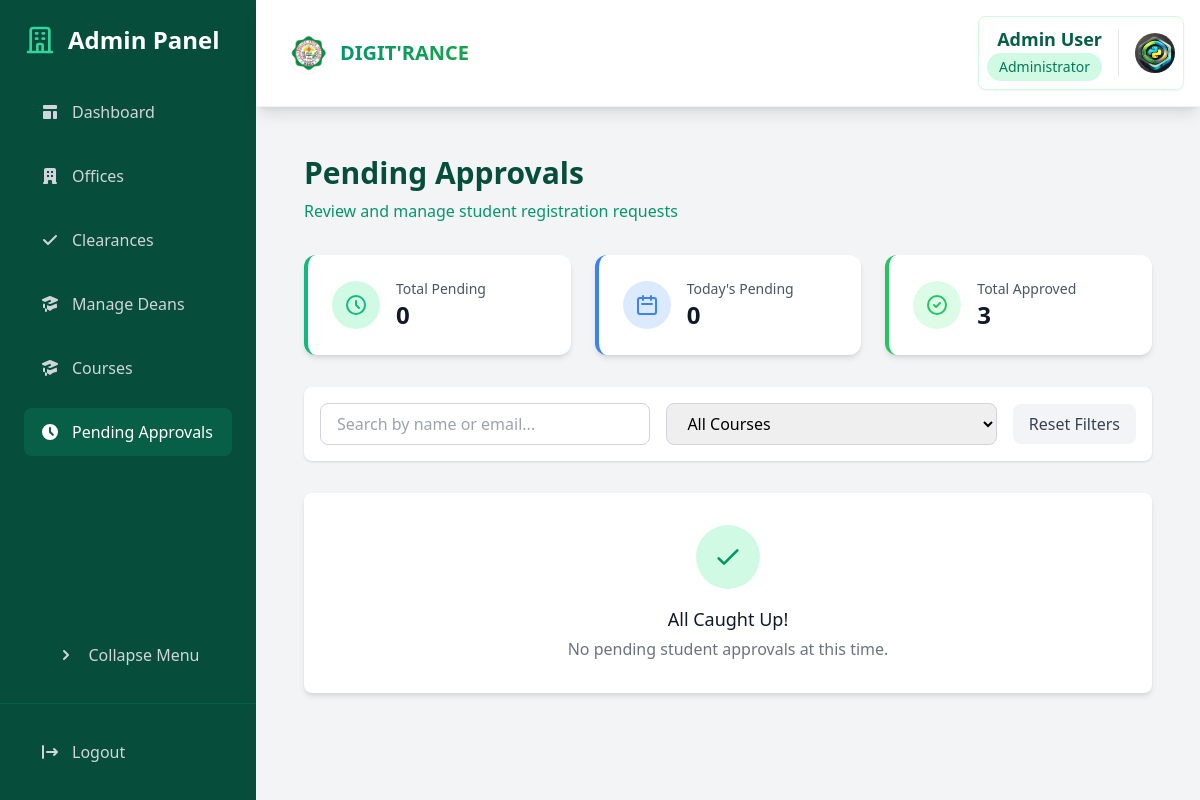
Before: /dashboard/admin/pending-approvals/ (signed in) with the older database file.
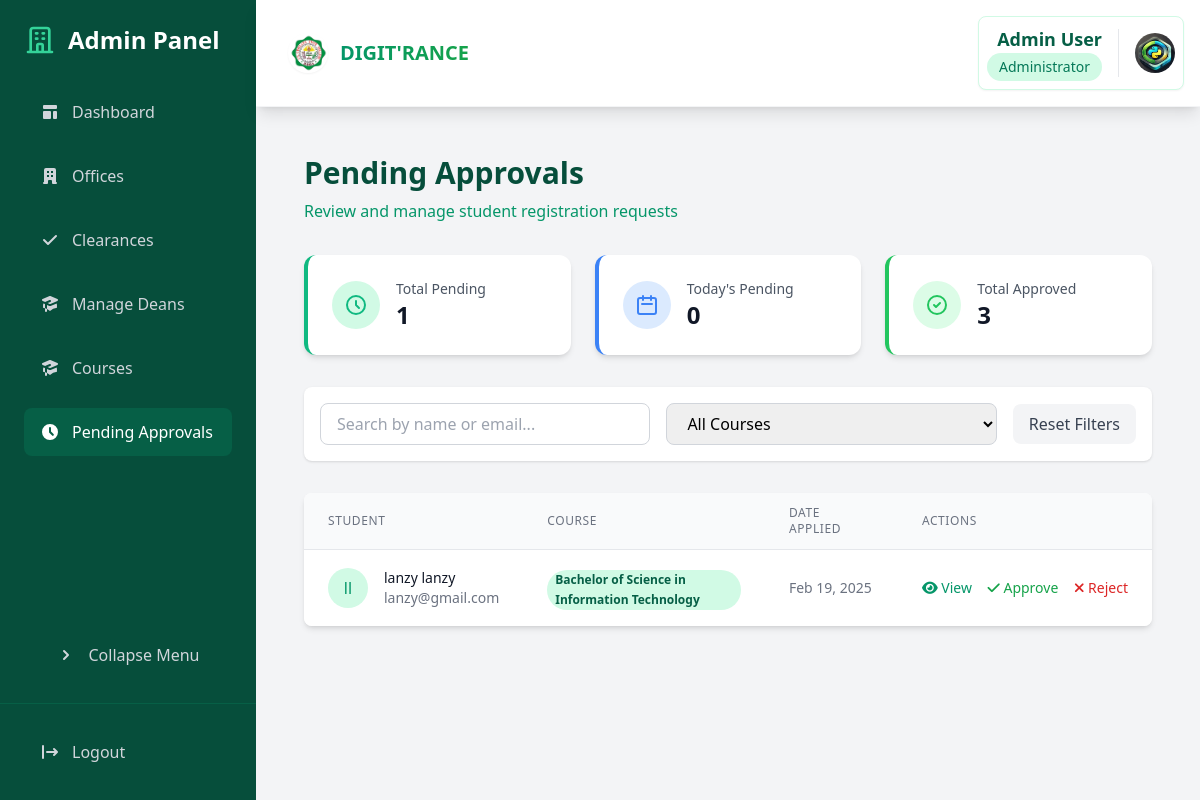
After: the same page with the newer database file.
### core/models.py (models this page shows, shortened)
class Student(models.Model):
    student_id = models.CharField(max_length=20, unique=True)
    user = models.OneToOneField(User, on_delete=models.CASCADE)
    course = models.ForeignKey(Course, on_delete=models.PROTECT)
    year_level = models.IntegerField()
    is_boarder = models.BooleanField(default=False)
    created_at = models.DateTimeField(auto_now_add=True)
    program_chair = models.ForeignKey(ProgramChair, on_delete=models.SET_NULL, null=True, blank=True, related_name="students")
    dormitory_owner = models.ForeignKey(Staff, on_delete=models.SET_NULL, null=True, blank=True, related_name="students_dorm", limit_choices_to={'is_dormitory_owner': True})
    is_approved = models.BooleanField(default=False)
    approval_date = models.DateTimeField(null=True, blank=True)
    approval_admin = models.ForeignKey(User, on_delete=models.SET_NULL, null=True, blank=True, related_name='approved_students')
    profile_picture = models.ImageField(
        upload_to='student_profiles/',
        null=True,
        blank=True
    )

class Course(models.Model):
    code = models.CharField(max_length=10, unique=True)  # e.g., BSIT, BPED
    name = models.CharField(max_length=100)  # e.g., Bachelor of Science in Information Technology
    dean = models.ForeignKey(Dean, on_delete=models.CASCADE, related_name='courses')
    is_active = models.BooleanField(default=True)  # To mark if course is currently offered
    created_at = models.DateTimeField(auto_now_add=True)
    updated_at = models.DateTimeField(auto_now=True)
    class Meta:
        ordering = ['code']

### core/views.py (the view)
# urls.py: path('dashboard/admin/pending-approvals/', views.admin_pending_approvals, name='admin_pending_approvals'),
@login_required
@user_passes_test(lambda u: u.is_superuser)
def admin_pending_approvals(request):
    pending_approvals = Student.objects.filter(
        is_approved=False,
        user__is_active=False
    ).select_related('user', 'course').order_by('-user__date_joined')
    stats = {
        'total_pending': pending_approvals.count(),
        'today_pending': pending_approvals.filter(
            user__date_joined__date=timezone.now().date()
        ).count(),
        'total_approved': Student.objects.filter(is_approved=True).count(),
    }
    context = {
        'pending_approvals': pending_approvals,
        'stats': stats,
        'courses': Course.objects.all(),
    }
    return render(request, 'admin/pending_approvals.html', context)

### core/models.py (called while the page is built)
    def get_profile_picture_url(self):
        if self.profile_picture and hasattr(self.profile_picture, 'url'):
            return self.profile_picture.url
        return static('img/default-profile.png')

### templates/admin/pending_approvals.html (shortened to what the changed rows need)
{% extends 'base.html' %}
{% load static %}
{% block content %}
<div class="p-6 space-y-8">
    <div class="mb-8">
        <h1 class="text-3xl font-bold text-emerald-900">Pending Approvals</h1>
    </div>
    <div class="grid grid-cols-1 md:grid-cols-3 gap-6 mb-8">
        <div class="bg-white rounded-xl shadow-md p-6 border-l-4 border-emerald-500">
            <div class="flex items-center">
                <div>
                    <p class="text-sm text-gray-600">Total Pending</p>
                    <p class="text-2xl font-bold text-gray-900 total-pending">{{ stats.total_pending }}</p>
                </div>
            </div>
        </div>
    </div>
    <div class="bg-white shadow-md rounded-lg overflow-hidden">
        {% if pending_approvals %}
        <table class="min-w-full divide-y divide-gray-200">
            <thead class="bg-gray-50">
                <tr>
                    <th class="px-6 py-3 text-left text-xs font-medium text-gray-500 uppercase tracking-wider">Student</th>
                    <th class="px-6 py-3 text-left text-xs font-medium text-gray-500 uppercase tracking-wider">Course</th>
                    <th class="px-6 py-3 text-left text-xs font-medium text-gray-500 uppercase tracking-wider">Date Applied</th>
                    <th class="px-6 py-3 text-left text-xs font-medium text-gray-500 uppercase tracking-wider">Actions</th>
                </tr>
            </thead>
            <tbody class="bg-white divide-y divide-gray-200">
                {% for student in pending_approvals %}
                <tr id="student-row-{{ student.id }}" class="hover:bg-gray-50">
                    <td class="px-6 py-4">
                        <div class="flex items-center">
                            <div class="flex-shrink-0 h-10 w-10">
                                <div class="h-10 w-10 rounded-full bg-emerald-100 flex items-center justify-center">
                                    <span class="text-emerald-600 font-medium">
                                        {{ student.user.first_name|make_list|first }}{{ student.user.last_name|make_list|first }}
                                    </span>
                                </div>
                            </div>
                            <div class="ml-4">
                                <div class="text-sm font-medium text-gray-900">{{ student.user.get_full_name }}</div>
                                <div class="text-sm text-gray-500">{{ student.user.email }}</div>
                            </div>
                        </div>
                    </td>
                    <td class="px-6 py-4">
                        <span class="px-2 inline-flex text-xs leading-5 font-semibold rounded-full bg-emerald-100 text-emerald-800">
                            {{ student.course.name }}
                        </span>
                    </td>
                    <td class="px-6 py-4 whitespace-nowrap text-sm text-gray-500">
                        {{ student.user.date_joined|date:"M d, Y" }}
                    </td>
                    <td class="px-6 py-4 whitespace-nowrap text-sm font-medium">
                        <button onclick="viewDetails('{{ student.id }}')"
                                class="text-emerald-600 hover:text-emerald-900 mr-3">
                            <i class="fas fa-eye"></i> View
                        </button>
                        <button onclick="approveStudent('{{ student.id }}')"
                                class="text-green-600 hover:text-green-900 mr-3">
                            <i class="fas fa-check"></i> Approve
                        </button>
                        <button onclick="showRejectModal('{{ student.id }}')"
                                class="text-red-600 hover:text-red-900">
                            <i class="fas fa-times"></i> Reject
                        </button>
                    </td>
                </tr>
                {% endfor %}
            </tbody>
        </table>
        {% else %}
        <div class="p-8 text-center">
            <div class="inline-flex items-center justify-center w-16 h-16 rounded-full bg-emerald-100 mb-4">
                <svg class="w-8 h-8 text-emerald-600" fill="none" stroke="currentColor" viewBox="0 0 24 24">
                    <path stroke-linecap="round" stroke-linejoin="round" stroke-width="2" d="M5 13l4 4L19 7"></path>
                </svg>
            </div>
            <h3 class="text-lg font-medium text-gray-900 mb-1">All Caught Up!</h3>
            <p class="text-gray-500">No pending student approvals at this time.</p>
        </div>
        {% endif %}
    </div>
</div>
{% endblock %}

Changed rows visible on the page:
added Student: user.first_name|make_list "l", user.last_name|make_list "l", user.get_full_name "lanzy lanzy", user.email "lanzy@gmail.com", course.name "Bachelor of Science in Information Technology", user.date_joined "Feb 19, 2025"
Other visible differences:
{{ stats.total_pending }}: "0" → "1"
text no longer shown: "All Caught Up! No pending student approvals at this time."
text now shown: "STUDENT COURSE DATE APPLIED ACTIONS"
